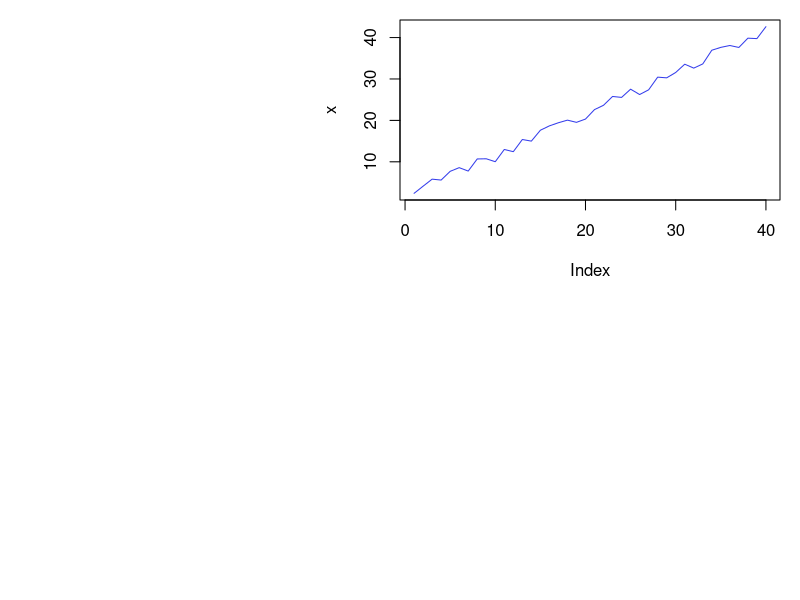
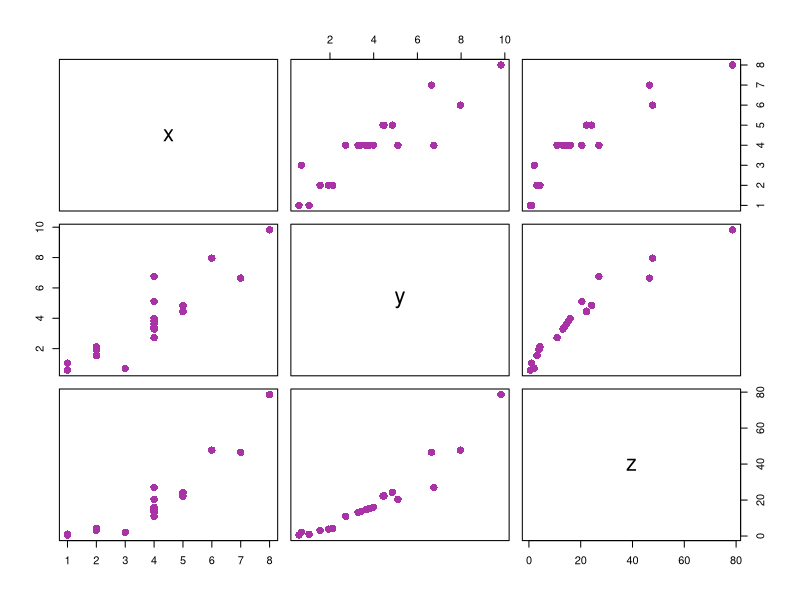

These figures' R source, in order: (Note: this script raises an error after producing the figures.)

# S3 Class ##############################

# To create an object of this class we will create a list that will contain all class members. Then this
# list is passed to the class() method as an argument.
a <- list(name="Adam", Roll_no=15)
# Defining a class "Student"
class(a) <- "Student"
# Creation of object
a

# The generic functions are a good example of polymorphism. 
# To understand the concept of generic functions consider 
#the print() function. The print() function is a collection 
# of various print functions that are created for different
# data types and data structures in the R Programming 
# Language. It calls the appropriate function depending upon 
# the type of object passed as an argument

# Seeing different types of print function
methods(print)

# Now lets create generic function of our own
a = list(name="Adam", Roll_no=15)
class(a) = "Student"
print(a)
# Now lets print all our members in spacified format
print.Student <- function(obj){
  cat("name: ", obj$name, "\n")
  cat("Roll No: ", obj$Roll_no, "\n")
}
print(a)

# To view the S3 attributes
attributes(a)

# Add attributes
attr(a, "age") <- c(18)
attributes(a)


# Inheritance in S3 class
# Inheritance allows one class to derive the features and functionalities 
# of another class. The feature facilitates code resuability

# student function with argument
student <- function(n, r){
  value <- list(name=n, Roll_no=r)
  attr(value, "class") <- "student"
  value
}
print.student <- function(obj){
  cat("Name: ", obj$name, "\n")
  cat("Roll ", obj$Roll_no)
}
# inheritance is done while creating another class by doing class(obj) <- c(child, parent)
s <- list(name="Kesha", Roll_no=21, country="Bangladesh")
class(s) <- c("Student", "student")
s
# The following class overwrites the method for class student
print.student <- function(obj){
  cat(obj$name, "is from", obj$country, "\n")
}
s


# S4 class #####################
# S4 class has a predefined definition.
# this function contain auxiliary functions for defining methods and generics
# syntax: setClass("myClass", slots=list(name="character", Roll_no="numeric"))
# The new() function is used to create object of S4 class

setClass("Student", slots=list(name="character", Roll_no="numeric"))
a <- new("Student", name="Adam", Roll_no=20)
a

# Create S4 objects from generator function
# setClass() returns a generator function which helps in creating objects and it acts as a constructor
stud <- setClass("Student", slots=list(name="character", Roll_no="numeric"))
stud
stud(name="Adam", Roll_no=15)

# Inheritance in S4 class
# Define S4 class
setClass("student", 
         slots=list(name="character",
                    age="numeric", rno="numeric")
         )
# Define a function to display object details
setMethod("show", "student",
          function(obj){
            cat(obj@name, "\n")
            cat(obj@age, "\n")
            cat(obj@rno, "\n")
          })
# Inherit from student
setClass("InternationalStudent",
         slots=list(country="character"),
         contains="student")
# Rest of the attribute will inherited from student
s <- new("InternationalStudent", name="Adam",
         age=22, rno=15, country="Bangladesh")
show(s)


# Reference class ###################
# Reference class is an improvement over s4 class
library(methods)
# setRefClass returns a generator
movies <- setRefClass("movies", fields=list(
  name = "character", leadActor="character", rating="numeric"
))
movieList <- movies(name="Iron Man", leadActor="Robert downey Jr", rating = 7)
movieList


# Add method to our class
library(methods)
movies <- setRefClass("movies", fields=list(name="character", leadActor="character", 
                                            rating="numeric"), methods=list(
                                              increment_rating = function(){
                                                rating <<- rating + 1
                                              },
                                              decrement_rating = function(){
                                                rating <<- rating - 1
                                              }
                                            ))
movieList <- movies(name="Iron Man",
                    leadActor="Robert downey Jr", rating=7)
movieList$rating
movieList$increment_rating()
movieList$rating



# R objects ###################
# in R programming language there are 5 basic types of language

# 1: vectors
x <- c(1, 2, 3, 4, 5)
y <- c("a", "b", "c") 
z <- 5
print(class(x))
print(class(y))
print(class(z))

# 2: Lists
# List can contain heterogeneous data types such as vectors or another lists
ls <- list(c(1, 2, 3, 4), list("a", "b", "c"))
print(ls)
print(class(ls))

# 3: matrices
# 4: factors
# 5: Arrays
# 6: Data frames


# Encapsulation in R programming #############################################
# OOP has the following features:
    # Class
    # Object
    # Abstraction
    # Encapsulation
    # Polymorphism
    # Inheritnce

# While working with classes and dealing with sensitive data, implementing global variable to all the 
# variables used within the program code is not a good choice because then the chance of getting data
# tempered will increase. For this purpose OOP has the concept of Encapsulation. Encapsulation ensures
# the outside view of the object is clearly separated from the inside view of the object by hiding the
# implementation of operation and state from the interface which is available to all other objects

l <- list(name="GeeksForGeeks", state="Up", sector=136)
class(l) <- "info"
l

s <- list(country="Bangladesh", state="Sylhet", street_no.=110)
class(s) <- "address"
s



# Polymorphism ##################################
# R language is evolving and it implements parametric polymorphism, which means that methods in R refer
# to functions, not class.
plot
help("UseMethod")
methods(plot)
# X window system graphics
x11(width=15, height=13)
# The runif() function generates random deviates of the uniform distribution
x <- 3*runif(40) + (1:40)
par(mar=c(20, 20, 1, 1))
plot(x, type='l', col='#343deb')
z <- locator(1)

# Input is data frame
X11(width = 6, height = 6)
set.seed(280870)
x <- c(4, 3, 1, 2, 2, 4, 6, 4, 5, 5, 
       4, 4, 5, 4, 4, 8, 4, 1, 2, 7)
y <- x * rnorm(20, 1, 0.3)
z <- x * y
# Taking a data frame
df <- data.frame(x, y, z)
par(mar = c(0.1, 0.1, 0.1, 0.1))
# Using plot()
plot(df, col = '#a832a6', pch = 16, cex = 1.5)
z <- locator(1)

colors <- c("violet", "indigo", "blue", "green",
            "yellow", "orange", "red")
summary(colors)

state.region
# Provides summarised results under each region
summary(state.region) 
# As maxsum is given as 3, totally we should have 3 regions
# But here we have 4 regions and hence highest count region,
# next highest count region is displayed and the other 
# regions are clubbed under Other
summary(state.region, maxsum = 3)

# Creating generic method
display <- function(obj){
  UseMethod("print")
}
print.bank <- function(obj){
  cat("Name is ", obj$name, "\n")
  cat(obj$account_no, " is the Acc no of the holder", "\n")
  cat(obj$saving, " is the amount of saving in the account \n")
  cat(obj$withdrawn, " is the withdrawn amount\n")
}
x <- list(name="hasan", account_no=1234, saving=1500, withdraw=267)
class(x) <- "bank"
display <- function(obj){
  UseMethod("print")
}
display(x)




# Inheritance ###########################################
# Inheritance is one of the concept in OOP by which new classes can be derived from existing or base
# classes helping in re-usability of code.

# Inheritance in S3 class
student <- function(n, a, r){
  value <- list(name=n, age=a, rno=r)
  attr(value, "class") <- student
  value
}
print.student <- function(obj){
  cat(obj$name, "\n")
  cat(obj$age, "\n")
  cat(obj$rno, "\n")
}
s <- list(name="Kalam", age=21, rno=4, country="Bangladesh")
class(s) <- c("InternationalStudent", "student")
cat("The method print.student() is inherited:\n")
print(s)

# overwriting the print method
print.InternationalStudent <- function(obj){
  cat(obj$name, "is from", obj$country, "\n")
}
print(s)

#check inheritance
inherits(s, "student")


# Inheritance in S4 class
setClass("student", slots=list(
  name="character", age="numeric", rno="numeric"
))
setMethod("show", "student",
          function(obj){
            cat(obj@name, "\n")
            cat(obj@age, "\n")
            cat(obj@rno, "\n")
          })
#inherit from student
setClass("InternationalStudent", slots=list(country="character"), contains="student")

s <- new("InternationalStudent", name="Kalam", age=21, rno=96, country="Bangladesh")
show(s)


# Inheritance in Reference class
# Define class 
student <- setRefClass("student",        
                       fields = list(name = "character", 
                                     age = "numeric", rno = "numeric"), 
                       methods = list( 
                         inc_age <- function(x) { 
                           age <<- age + x 
                         }, 
                         dec_age <- function(x) { 
                           age <<- age - x 
                         } 
                       ) 
) 
# Inheriting from Reference class 
InternStudent <- setRefClass("InternStudent",  
                             fields = list(country = "character"),  
                             contains = "student", 
                             methods = list( 
                               dec_age <- function(x) { 
                                 if((age - x) < 0)  stop("Age cannot be negative") 
                                 age <<- age - x 
                               } 
                             )  
) 
# Create object 
s <- InternStudent(name = "Utkarsh", 
                   age = 21, rno = 96, country = "India") 
s$dec_age(5) 
s$age 

s$dec_age(20)  
s$age 
